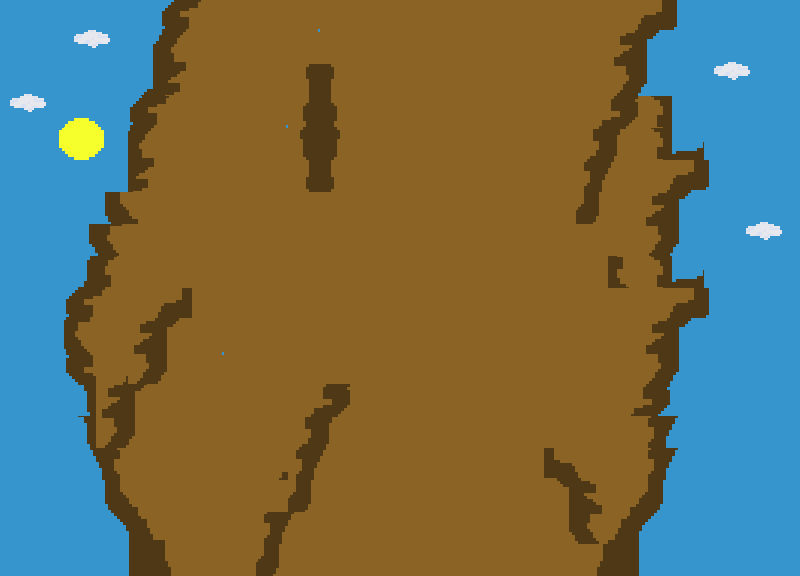

Rendered tile map (Tiled .tmx) drawn with the repository's tilesets; below, a short description and the full map source, tile grids included:
An orthogonal 25x18 tile map with 32x32 px tiles, 3 tile layers (Tile Layer 1, Tile Layer 2, Tile Layer 3), 5 tilesets.

<map version="1.4" tiledversion="1.4.3" orientation="orthogonal" renderorder="right-down" width="25" height="18" tilewidth="32" tileheight="32" infinite="0" nextlayerid="4" nextobjectid="1">
 <tileset firstgid="1" name="sky1" tilewidth="32" tileheight="32" tilecount="9" columns="3">
  <image source="sky1.png" width="96" height="96" />
 </tileset>
 <tileset firstgid="10" name="sun" tilewidth="32" tileheight="32" tilecount="9" columns="3">
  <image source="sun.png" width="96" height="96" />
 </tileset>
 <tileset firstgid="19" name="crack1" tilewidth="32" tileheight="32" tilecount="9" columns="3">
  <image source="crack1.png" width="96" height="96" />
 </tileset>
 <tileset firstgid="28" name="crack2" tilewidth="32" tileheight="32" tilecount="81" columns="9">
  <image source="crack2.png" width="288" height="288" />
 </tileset>
 <tileset firstgid="109" name="cloud" tilewidth="32" tileheight="32" tilecount="4" columns="2">
  <image source="cloud.png" width="64" height="64" />
 </tileset>
 <layer id="1" name="Tile Layer 1" width="25" height="18">
  <data encoding="csv">
1,1,1,1,1,1,1,1,1,1,1,1,1,1,1,1,1,1,1,1,2,3,1,2,3,
4,4,4,4,4,4,4,4,4,4,4,4,4,4,4,4,4,4,4,4,1,2,3,2,3,
7,7,7,7,7,7,7,7,7,7,7,7,7,7,7,7,7,7,7,7,1,2,3,2,3,
7,8,9,1,1,1,1,1,1,1,1,1,1,1,1,1,1,1,1,2,3,2,3,2,3,
7,8,9,4,4,4,4,4,4,4,4,4,4,4,4,4,4,4,1,2,3,3,3,2,3,
7,8,9,7,7,7,7,7,7,7,7,7,7,7,7,7,7,7,1,2,3,3,6,2,3,
7,8,9,7,8,1,1,1,1,1,1,1,1,1,1,1,2,3,2,3,3,3,9,2,3,
7,8,9,7,8,4,4,4,4,4,4,4,4,4,4,4,5,6,2,3,6,3,1,2,3,
7,8,9,7,8,7,7,7,7,7,7,7,7,7,7,7,8,9,2,3,9,3,1,2,3,
7,8,9,7,8,7,8,9,6,6,6,3,3,3,3,3,3,3,3,3,2,3,1,2,3,
7,8,9,7,8,7,8,9,9,9,9,6,6,6,6,6,6,6,6,6,2,3,1,2,3,
7,8,9,7,8,7,8,9,7,8,9,9,9,9,9,9,9,9,9,9,2,3,1,2,3,
7,8,9,7,8,9,3,3,3,3,3,3,3,3,3,3,3,3,3,3,3,3,1,2,3,
7,8,9,7,8,9,6,6,6,6,6,6,6,6,6,6,6,6,6,6,6,6,1,2,3,
7,8,9,7,8,9,9,9,9,9,9,9,9,9,9,9,9,9,9,9,9,9,2,3,3,
7,8,9,3,3,3,3,3,3,3,3,3,3,3,3,3,3,3,3,3,3,3,3,3,3,
7,8,9,6,6,6,6,6,6,6,6,6,6,6,6,6,6,6,6,6,6,6,6,6,6,
7,8,9,9,9,9,9,9,9,9,9,9,9,9,9,9,9,9,9,9,9,9,9,9,9
</data>
 </layer>
 <layer id="2" name="Tile Layer 2" width="25" height="18">
  <data encoding="csv">
0,0,109,110,1073741880,1073741881,1073741882,1073741883,1073741884,1073741885,40,42,40,40,41,42,2147483681,2147483680,2147483679,2147483678,2147483677,2147483676,0,0,0,
0,0,111,112,1073741871,1073741872,1073741873,1073741874,1073741875,40,41,42,49,49,50,51,2147483690,2147483689,2147483688,2147483687,2147483686,2147483685,109,110,0,
109,110,0,0,1073741862,1073741863,1073741864,1073741865,1073741866,49,50,51,40,49,50,51,2147483699,2147483698,2147483697,2147483696,2147483695,2147483694,111,112,0,
111,112,11,12,1073741881,1073741882,1073741883,1073741884,1073741885,40,41,42,49,49,50,51,42,2147483707,2147483706,69,3221225539,2147483703,0,0,0,
0,13,14,15,1073741872,1073741873,1073741874,1073741875,40,41,42,42,40,49,50,51,51,2147483716,2147483715,69,3221225539,2684354626,0,0,0,
0,16,17,18,1073741863,1073741864,1073741865,1073741866,40,41,42,51,49,50,49,50,51,2147483681,2147483680,2147483679,2147483678,2147483677,2147483676,0,0,
0,0,84,85,86,87,88,40,41,42,42,42,40,41,49,50,51,2147483690,2147483689,2147483688,2147483687,2147483686,2147483685,109,110,
0,0,47,48,50,50,97,40,40,41,42,51,49,50,49,50,51,2147483699,2147483698,2147483697,2147483696,2147483695,2147483694,111,112,
0,0,1073741890,1073741891,1073741892,1073741893,1073741894,50,50,40,41,42,40,40,49,50,51,2147483708,2147483707,67,3221225539,2684354626,2147483703,0,0,
0,0,1073741881,1073741882,1073741883,1073741884,50,50,50,50,50,42,49,49,49,50,51,2147483681,2147483680,2147483679,2147483678,2147483677,2147483676,0,0,
0,0,48,49,50,51,50,50,42,40,41,42,40,49,49,50,51,2147483690,2147483689,2147483688,2147483687,2147483686,2147483685,0,0,
0,0,57,58,59,60,61,50,50,40,41,42,49,49,49,50,51,2147483699,2147483698,2147483697,2147483696,2147483695,2147483694,0,0,
0,0,66,67,68,69,70,50,50,40,41,42,40,49,50,51,42,2147483708,2147483707,2147483706,2147483705,2147483704,2147483703,0,0,
0,0,66,67,68,69,70,50,69,40,41,42,49,50,49,50,51,2147483727,2147483726,2147483725,2147483724,2147483723,0,0,0,
0,0,75,76,77,78,79,50,78,40,40,41,42,41,49,50,51,2147483727,2147483726,2147483725,2147483724,2147483723,0,0,0,
0,0,84,85,86,87,88,50,87,49,40,40,40,40,49,50,51,2147483736,2147483735,2147483734,2147483733,2147483732,0,0,0,
0,0,93,94,95,96,97,50,50,97,49,49,49,40,49,50,51,2147483745,2147483744,2147483743,2147483742,2147483741,0,0,0,
0,0,102,103,104,105,106,107,50,106,107,51,49,49,49,50,51,2147483754,2147483753,2147483752,2147483751,2147483750,0,0,0
</data>
 </layer>
 <layer id="3" name="Tile Layer 3" width="25" height="18">
  <data encoding="csv">
0,0,0,0,0,0,0,0,0,0,0,0,0,0,0,0,0,0,0,0,0,0,0,0,0,
0,0,0,0,0,0,0,0,0,0,0,0,0,0,0,0,0,0,0,0,0,0,0,0,0,
0,0,0,0,0,0,0,0,0,19,2147483667,0,0,0,0,0,0,0,0,0,0,0,0,0,0,
0,0,0,0,0,0,0,0,0,22,2147483670,0,0,0,0,0,0,0,2147483706,2147483705,0,0,0,0,0,
0,0,0,0,0,0,0,0,0,25,2147483673,0,0,0,0,0,0,0,2147483715,2147483714,0,0,0,0,0,
0,0,0,0,0,0,0,0,0,1073741843,3221225491,0,0,0,0,0,0,0,2147483724,2147483723,0,0,0,0,0,
0,0,0,0,0,0,0,0,0,0,0,0,0,0,0,0,0,0,2147483733,2147483732,0,0,0,0,0,
0,0,0,0,0,0,0,0,0,0,0,0,0,0,0,0,0,0,0,0,0,0,0,0,0,
0,0,0,0,0,0,0,0,0,0,0,0,0,0,0,0,0,0,0,0,0,0,0,0,0,
0,0,0,0,2147483678,2147483677,0,0,0,0,0,0,0,0,0,0,0,0,0,0,0,0,0,0,0,
0,0,0,0,2147483687,2147483686,0,0,0,0,0,0,0,0,0,0,0,0,0,0,0,0,0,0,0,
0,0,0,2147483678,2147483696,2147483695,0,0,0,0,0,0,0,0,0,0,0,0,0,0,0,0,0,0,0,
0,0,0,2147483687,2147483686,0,0,0,0,2147483706,2147483705,0,0,0,0,0,0,0,0,0,0,0,0,0,0,
0,0,0,2147483696,2147483695,0,0,0,0,2147483715,2147483714,0,0,0,0,0,0,0,0,0,0,0,0,0,0,
0,0,0,0,0,0,0,0,2147483706,2147483724,2147483723,0,0,0,0,0,0,29,30,0,0,0,0,0,0,
0,0,0,0,0,0,0,0,68,2147483733,2147483732,0,0,0,0,0,0,38,39,0,0,0,0,0,0,
0,0,0,0,0,0,0,0,2147483724,2147483723,0,0,0,0,0,0,0,47,48,0,0,0,0,0,0,
0,0,0,0,0,0,0,0,2147483733,2147483732,0,0,0,0,0,0,0,0,0,0,0,0,0,0,0
</data>
 </layer>
</map>
